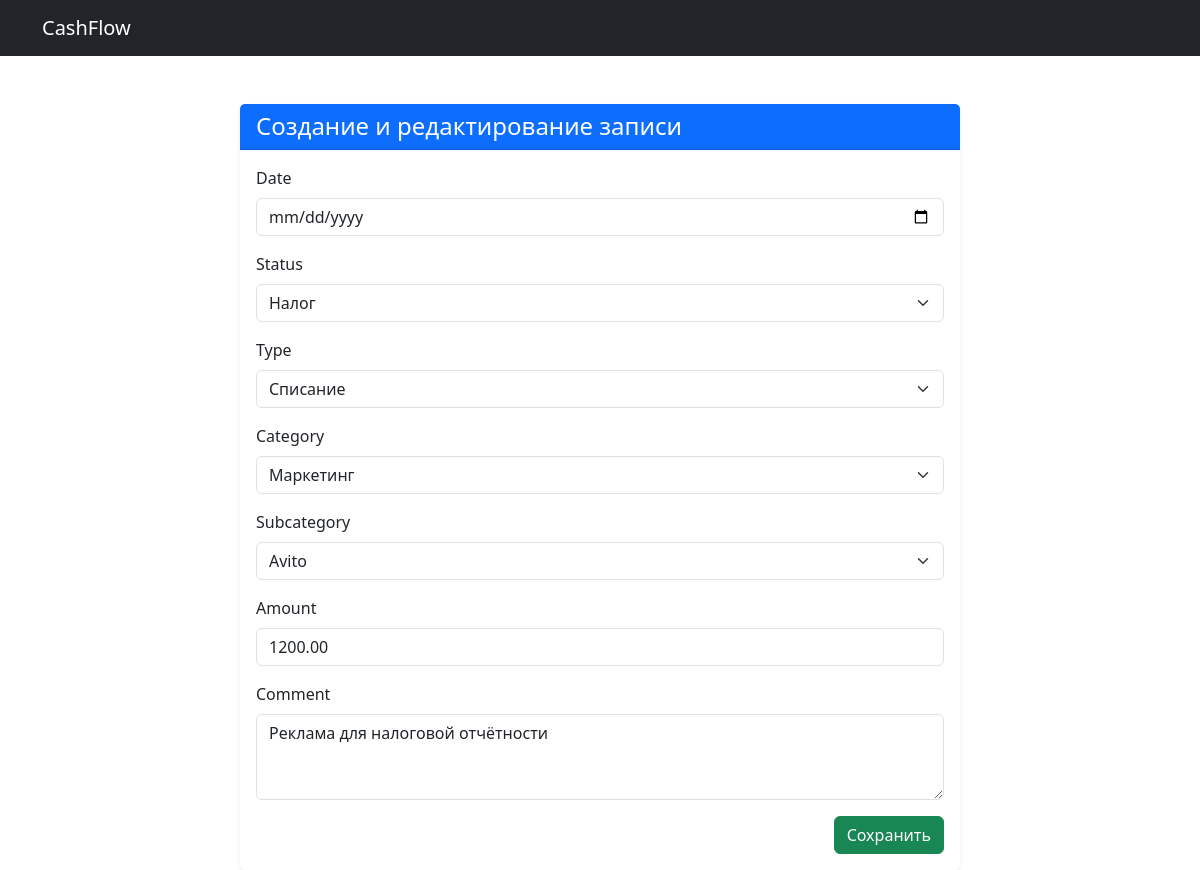
The app's page /update/5/ with its own data.
### appservice/models.py (models this page shows, shortened)
class CashFlow(models.Model):
    created_at = models.DateField(auto_now_add=True)
    date = models.DateField()
    status = models.ForeignKey(Status, on_delete=models.CASCADE)
    type = models.ForeignKey(Type, on_delete=models.CASCADE, null=False, blank=False)
    category = models.ForeignKey(Category, on_delete=models.CASCADE, null=False, blank=False)
    subcategory = models.ForeignKey(SubCategory, on_delete=models.CASCADE, null=False, blank=False)
    amount = models.DecimalField(max_digits=10, decimal_places=2, null=False, blank=False)
    comment = models.TextField(blank=True, null=True)
    class Meta:
        verbose_name = "Денежная операция"
        verbose_name_plural = "Денежные операции"

### appservice/views.py (the view)
# urls.py: path('update/<int:pk>/', CashFlowUpdateView.as_view(), name='edit'),
class CashFlowUpdateView(UpdateView):
    model = CashFlow
    form_class = CashFlowForm
    template_name = 'cashflow/form.html'
    success_url = reverse_lazy('cashflow:index')

### appservice/forms.py (shortened to what this page needs)
class CashFlowForm(forms.ModelForm):
    class Meta:
        model = CashFlow
        fields = '__all__'
        widgets = {
            'date': forms.DateInput(attrs={'type': 'date', 'class': 'form-control'}),
            'amount': forms.NumberInput(attrs={'class': 'form-control'}),
            'type': forms.Select(attrs={'class': 'form-select', 'id': 'id_type'}),
            'category': forms.Select(attrs={'class': 'form-select', 'id': 'id_category'}),
            'subcategory': forms.Select(attrs={'class': 'form-select', 'id': 'id_subcategory'}),
            'status': forms.Select(attrs={'class': 'form-select'}),
            'comment': forms.Textarea(attrs={'class': 'form-control', 'rows': 3}),
        }

### appservice/models.py (called while the page is built)
    def __str__(self):
        return self.name

    def __str__(self):
        return self.name

    def __str__(self):
        return self.name

    def __str__(self):
        return self.name

### appservice/templates/cashflow/form.html (shortened to what this page needs)
{% extends 'base.html' %}
{% load static %}
{% block content %}
<div class="container mt-5">
    <div class="row justify-content-center">
        <div class="col-md-8">
            <div class="card shadow-sm border-0">
                <div class="card-header bg-primary text-white">
                    <h4 class="mb-0">Создание и редактирование записи</h4>
                </div>
                <div class="card-body">
                    <form method="post" novalidate>
                        {% for field in form %}
                            <div class="mb-3">
                                <label for="{{ field.id_for_label }}" class="form-label">{{ field.label }}</label>
                                {{ field }}
                            </div>
                        {% endfor %}
                        <div class="text-end">
                            <button type="submit" class="btn btn-success">Сохранить</button>
                        </div>
                    </form>
                </div>
            </div>
        </div>
    </div>
</div>
{% endblock %}

### records on screen
CashFlow: form "Налог" "Списание" "Маркетинг" "Avito" "1200.00" "Реклама для налоговой отчётности"

### other values on screen
{{ field.label }} "Date" "Status" "Type" "Category" "Subcategory" "Amount" "Comment"
